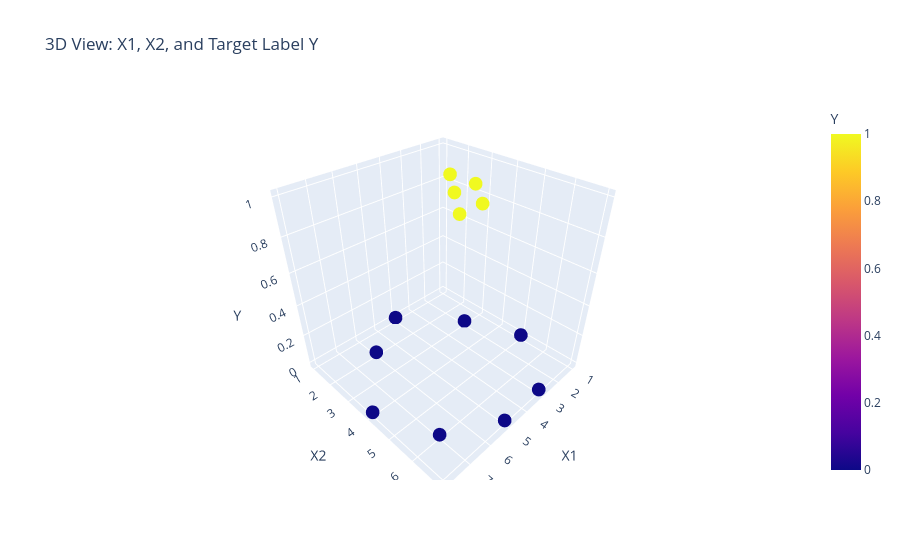

The notebook cell this image was saved under:
### Markdown cell above
### Visualization 2: Two Features Plus the Class Label in 3D

This view places the target label `Y` on the z-axis. It is helpful for seeing class separation, but `Y` is not a feature passed into the model.

### Code cell
fig_label_3d = px.scatter_3d(
    dff,
    x="X1",
    y="X2",
    z="Y",
    color="Y",
    title="3D View: X1, X2, and Target Label Y"
)
fig_label_3d.show()

### Figure 1 — Plotly figure (JSON) as saved in the notebook; plotly's stock layout.template omitted (floating-point values rounded to 4 significant figures)
{"data": [{"hovertemplate": "X1=%{x}<br>X2=%{y}<br>Y=%{marker.color}<extra></extra>", "legendgroup": "", "marker": {"color": [0, 0, 0, 0, 0, 0, 0, 0, 1, 1, 1, 1, 1], "coloraxis": "coloraxis", "symbol": "circle"}, "mode": "markers", "name": "", "scene": "scene", "showlegend": false, "type": "scatter3d", "x": [1, 2, 3, 4, 5, 6, 7, 8, 3, 4, 5, 3, 4], "y": [5, 3, 7, 1, 7, 2, 6, 4, 3, 4, 5, 4, 5], "z": [0, 0, 0, 0, 0, 0, 0, 0, 1, 1, 1, 1, 1]}], "layout": {"coloraxis": {"colorbar": {"title": {"text": "Y"}}, "colorscale": [[0, "#0d0887"], [0.1111, "#46039f"], [0.2222, "#7201a8"], [0.3333, "#9c179e"], [0.4444, "#bd3786"], [0.5556, "#d8576b"], [0.6667, "#ed7953"], [0.7778, "#fb9f3a"], [0.8889, "#fdca26"], [1, "#f0f921"]]}, "legend": {"tracegroupgap": 0}, "scene": {"domain": {"x": [0, 1], "y": [0, 1]}, "xaxis": {"title": {"text": "X1"}}, "yaxis": {"title": {"text": "X2"}}, "zaxis": {"title": {"text": "Y"}}}, "title": {"text": "3D View: X1, X2, and Target Label Y"}}}
